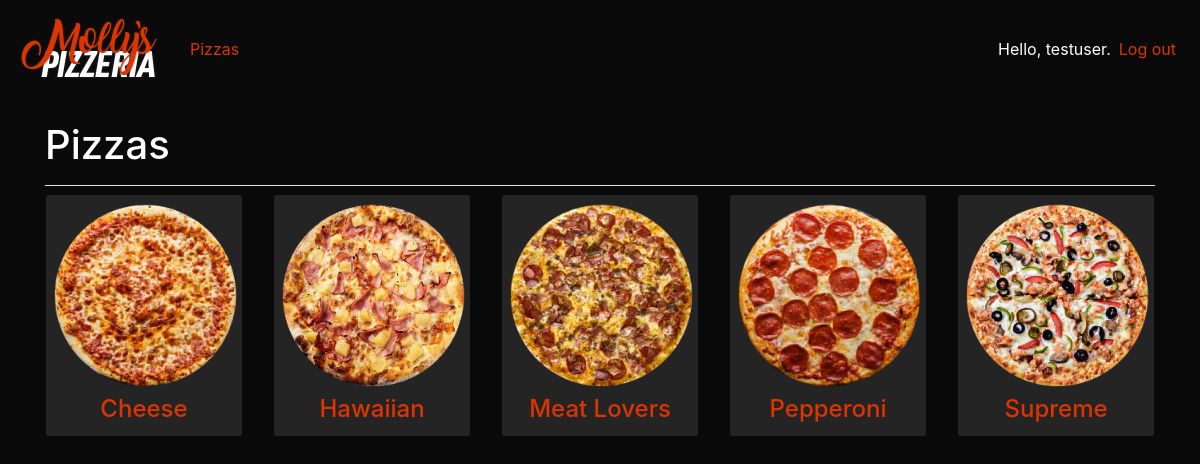
The app's page /pizzas/ (signed in) with its own data.
### pizza_app/models.py (models this page shows)
class Pizza(models.Model):
    name = models.CharField(max_length=200)
    image = models.ImageField(upload_to="pizzas", default='Cheese.png')
    def __str__(self):
        return self.name

### pizza_app/views.py (the view)
# urls.py: path('pizzas/', views.pizzas, name='pizzas'),
def pizzas(request):
    pizzas = Pizza.objects.order_by('name')
    context = {'pizzas':pizzas}
    return render(request, 'pizza_app/pizzas.html', context)

### pizza_app/templates/pizza_app/pizzas.html
{% extends "pizza_app/base.html" %}
{% load static %}
{% block page_header %}
    <h1>Pizzas</h1>
{% endblock page_header %}
{% block content %}
{% block styles %}
    <link rel="stylesheet" href="{% static 'pizza_app/css/pizzeria_theme.css' %}">
{% endblock %}
<head>
</head>
<div class="card-deck">
    {% for pizza in pizzas %}
        <div class="card">
            <a href="{% url 'pizza_app:pizza' pizza.id %}">
            <div class="card-block">
                <img src="{{ pizza.image.url }}" style="width: 200px;" class="center"/>
                <h4 class="card-title" style="text-align: center;">{{ pizza }}
                </h4>
            </div>
            </a>
        </div>
    {% endfor %}
</div>
{% endblock content %}

### pizza_app/templates/pizza_app/base.html (shortened to what this page needs)
{% load bootstrap4 %}
{% load static %}
<!doctype html>
<html lang="en">
<head>
   {% bootstrap_css %}
   {% block styles %}{% endblock %}
</head>
<body>
   <nav class="navbar navbar-expand-md navbar-light bg-light mb-4">
       <a class="navbar-brand" href="{% url 'pizza_app:index'%}">
           <img src="{% static 'pizza_app/images/pizzeria_logo.png' %}"></a>
       <div class="collapse navbar-collapse" id="navbarCollapse">
           <ul class="navbar-nav mr-auto">
               <li class="nav-item">
                   <a class="nav-link" href="{% url 'pizza_app:pizzas'%}">
                       Pizzas</a>
                </li>
           </ul>
           <ul class="navbar-nav ml-auto">
                {% if user.is_authenticated %}
                <li class="nav-item">
                    <span class="navbar-text">Hello, {{ user.username }}.</span>
                </li>
                <li class="nav-item">
                    <a class="nav-link" href="{% url 'users:logout' %}">Log out</a>
                </li>
                {% endif %}
            </ul>
       </div>
   </nav>
   <main role="main" class="container">
       <div class="pb-2 mb-2 border-bottom">
           {% block page_header %}<link rel="stylesheet" type="text/css" href="static/pizza_app/css/pizzeria_theme.css"> {% endblock page_header %}
       </div>
       <div>
           {% block content %}{% endblock content %}
       </div>
   </main>
</body>
</html>

### records on screen
Pizza: image (picture), name "Cheese"
Pizza: image (picture), name "Hawaiian"
Pizza: image (picture), name "Meat Lovers"
Pizza: image (picture), name "Pepperoni"
Pizza: image (picture), name "Supreme"

### other values on screen
{{ user.username }} "testuser"
